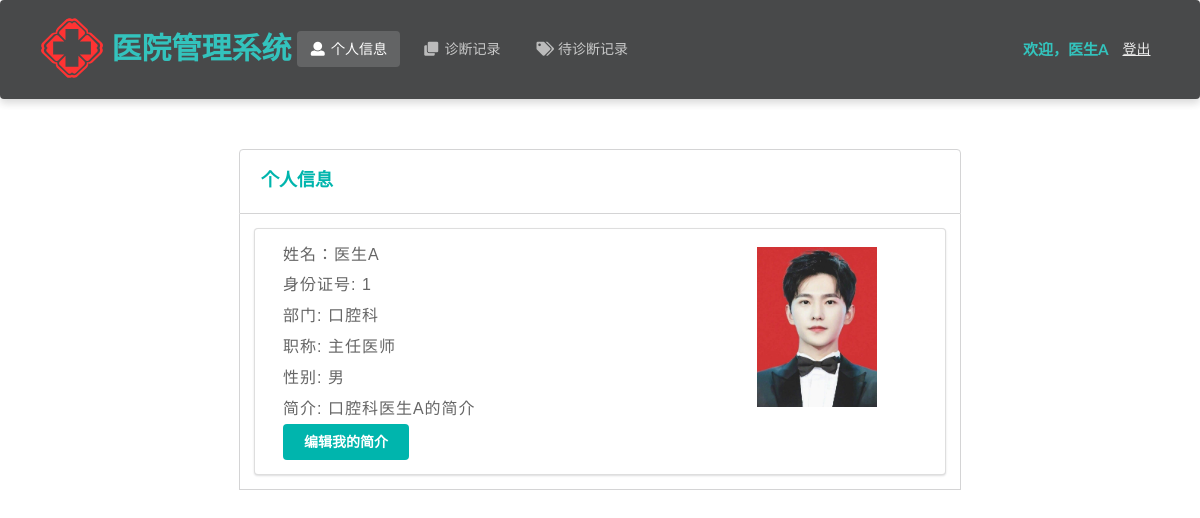
/doctor/info/ (signed in), run on the app's committed database.
### Hospital/models.py (models this page shows, shortened)
class Doctor(models.Model):
    department_choices = (
        ('Department of Internal Medicine', '内科'),
        ('Department of Surgery', '外科'),
        ('Department of Pediatrics', '儿科'),
        ('Department of Obstetrics and Gynecology', '妇产科'),
        ('Department of Traditional Chinese Medicine', '中医科'),
        ('Department of Dermatology', '皮肤科'),
        ('Department of Oral Medicine', '口腔科'),
        ('Laboratory', '化验室'),
        ('X-ray Room', 'X光室'),
        ('Cystoscopy Room', '膀胱镜室'),
        ('Gastroscope Room', '胃镜室'),
    )
    title_choices = (
        ('director physician', '主任医师'),
        ('assistant director physician', '副主任医师'),
        ('physician', '医师')
    )
    name = models.CharField(max_length=10)  # 姓名
    password = models.CharField(max_length=32)  # 密码
    gender = models.CharField(max_length=32, choices=gender_choices)  # 性别
    identity_card_no = models.CharField(max_length=32, unique=True)  # 身份证号
    is_inspector = models.BooleanField(default=False)  # 是否为检查人员
    department = models.CharField(max_length=64, choices=department_choices)  # 科室
    title = models.CharField(max_length=64, choices=title_choices)  # 职称
    description = models.TextField(max_length=500, default='暂无简介')  # 简介
    create_time = models.DateTimeField(auto_now_add=True)  # 注册时间

### Hospital/doctorViews.py (the view)
# urls.py: path('doctor/info/', doctorViews.info),
def info(request):
    identity_card_no = request.session['identity_card_no']
    doctor = models.Doctor.objects.get(identity_card_no=identity_card_no)
    return render(request, 'doctor/info.html', {'doctor': doctor})

### Hospital/templates/doctor/info.html (shortened to what this page needs)
<!DOCTYPE html>
<html lang="ch">
{% load static %}
<head>
    <link rel="stylesheet" href="https://cdn.jsdelivr.net/semantic-ui/2.2.4/semantic.min.css">
    <link rel="stylesheet" href="../../static/Hospital/css/me.css">
    <link rel="stylesheet" href="{% static 'Hospital/css/entry.css' %}">
</head>
<body>
    <nav class="ui inverted  segment m-padded-tb-large m-shadow-small m-opacity-mini">
        <div class="ui container">
            <div class="ui inverted secondary stackable menu">
                <img src="../../static/Hospital/img/logo.svg" height="80" width="80"/>
                <h2 class="ent">医院管理系统</h2>
                <a href="/doctor/info/" class="active m-item item"><i class="user icon"></i>个人信息</a>
                <a href="/doctor/diagnosis/" class="m-item item"><i class="clone icon"></i>诊断记录</a>
                <a href="/doctor/pendingDiagnosis" class="m-item item"><i class="tags icon"></i>待诊断记录</a>
                <div class="right m-item item">
                    <h4 class="ui teal header item">欢迎，{{ doctor.name }}</h4>
                    <a href="/doctor/logout/" class="text-success "><ins>登出</ins></a>
                </div>
            </div>
        </div>
    </nav>
    <div class="m-container-small m-padded-tb-big">
        <div class="container">
            <div class="ui top attached rounded padded segment">
                <div class="ui middle aligned two column grid">
                    <div class="column">
                        <h3 class="ui teal header">个人信息</h3>
                    </div>
                </div>
            </div>
            <div class="ui attached segment">
                <div class="ui segment m-width-middle grid">
                    <div class="ui  eleven wide column">
                        <div class="ui list m-padded-lr">
                        <div class="item m-text">姓名：{{ doctor.name }}</div>
                        <div class="item m-text">身份证号: {{ doctor.identity_card_no}}</div>
                        <div class="item m-text">部门: {{ doctor.get_department_display }}</div>
                        <div class="item m-text">职称: {{ doctor.get_title_display }}</div>
                        <div class="item m-text">性别: {{ doctor.get_gender_display }}</div>
                        <div class="item m-text">简介: {{ doctor.description }}</div>
                        <a href="/doctor/info_edit_description/" class="field m-margin-tb-tiny centered">
                            <button class="ui teal centered button">编辑我的简介</button>
                        </a>
                    </div>
                    </div>
                    <div class="ui five wide column">
                        <div class="m-padded-small">
                            <img src="../../static/Hospital/img/doctor.jpeg" height="160" width="120" />
                        </div>
                    </div>
                </div>
            </div>
        </div>
            </div>
    <br>
    <br>
    <br>
</body>
</html>

### Hospital/static/Hospital/css/me.css (style rules this page uses)
.m-padded-small { padding: 1em !important; }
.m-padded-tb-large { padding-top: 1.3em !important; padding-bottom: 1.3em !important; }
.m-padded-tb-big { padding-top: 3em !important; padding-bottom: 3em !important; }
.m-padded-lr { padding-left: 1em !important; padding-right: 1em !important; }
.m-text { font-weight: 430 !important; font-size: 16px !important; letter-spacing: 1px !important; line-height: 1.5 !important; }
.m-opacity-mini { opacity: 0.8!important; }
.m-container-small { max-width: 60em !important; margin: auto !important; }
.m-width-middle { max-width: 55em !important; margin: auto !important; }
.m-margin-tb-tiny { margin-top: 0.3em !important; margin-bottom: 0.3em !important; }
.m-shadow-small { -webkit-box-shadow: 0 4px 8px rgba(0,0,0,0.2) !important; box-shadow: 0 4px 8px rgba(0,0,0,0.2) !important; }

### Hospital/static/Hospital/css/entry.css (style rules this page uses)
* { margin: 0; padding: 0; }
a { text-decoration: none; }
body { -webkit-font-smoothing: antialiased; background-color: #fff; font: 12px/1.5 Microsoft YaHei, Heiti SC, tahoma, arial, Hiragino Sans GB, "\5B8B\4F53", sans-serif; color: #666; }
.ui img { margin-top:-10px; margin-bottom:-10px; }
.ui .ent { font-size:30px; margin-top:10px; color:#00B5AD; }

### data on the page
Doctor: name "医生A", identity_card_no "1", department "口腔科", title "主任医师", gender "男", description "口腔科医生A的简介"
